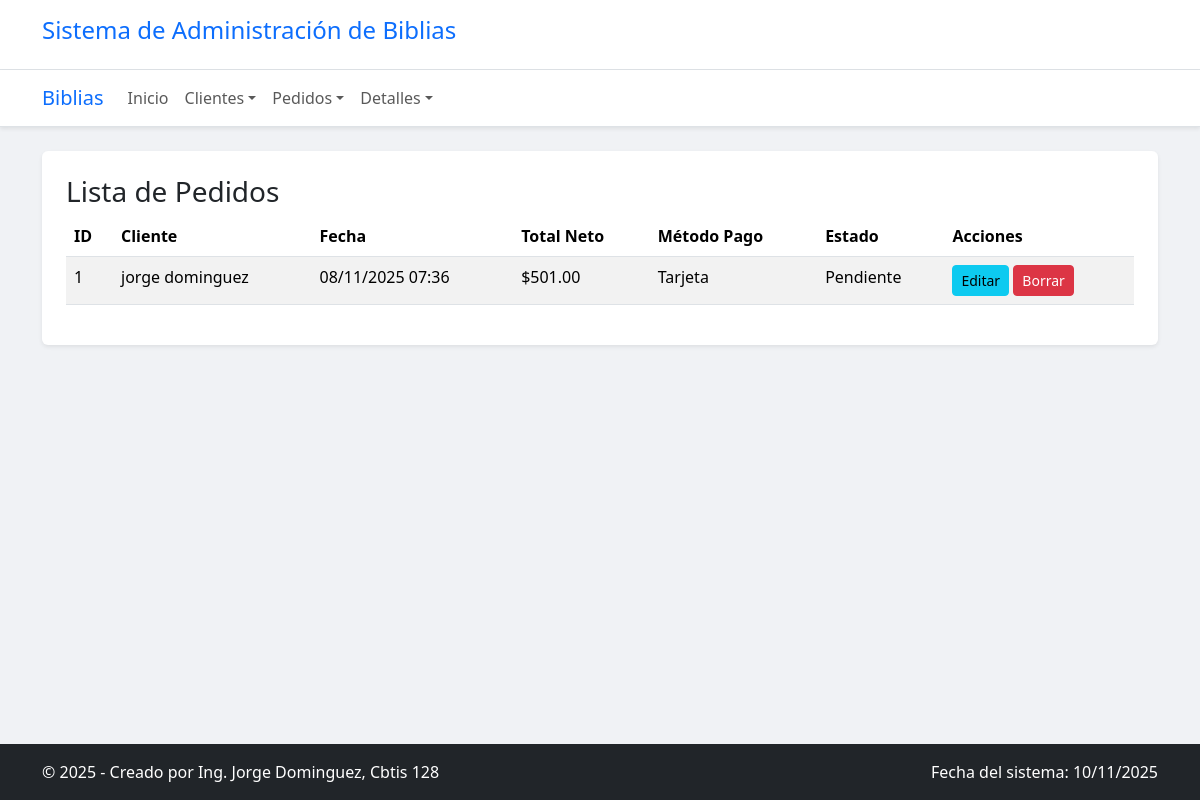
Page /pedidos/ on the committed database.
### app_Biblia/models.py (models this page shows, shortened)
class Pedido(models.Model):
    fecha_hora = models.DateTimeField(auto_now_add=True)
    total_neto = models.DecimalField(max_digits=10, decimal_places=2, default=0)
    metodo_pago = models.CharField(max_length=50)
    estado_pedido = models.CharField(max_length=50, default='Pendiente')
    impuesto_total = models.DecimalField(max_digits=10, decimal_places=2, default=0)
    costo_envio = models.DecimalField(max_digits=10, decimal_places=2, default=0)
    direccion_envio = models.CharField(max_length=255)
    cliente = models.ForeignKey(
        ClienteGlobal,
        on_delete=models.CASCADE,
        related_name="pedidos"
    )

class ClienteGlobal(models.Model):
    nombre = models.CharField(max_length=100)
    apellido = models.CharField(max_length=100)
    email = models.CharField(max_length=255, unique=True)
    fecha_nacimiento = models.DateField(null=True, blank=True)
    pais_residencia = models.CharField(max_length=100)
    codigo_postal = models.CharField(max_length=15, null=True, blank=True)
    telefono = models.CharField(max_length=20, null=True, blank=True)

### app_Biblia/views.py (the view)
# urls.py: path('pedidos/', views.ver_pedidos, name='ver_pedidos'),
def ver_pedidos(request):
    pedidos = Pedido.objects.all().order_by('-fecha_hora')
    return render(request, 'pedido/ver_pedidos.html', {'pedidos': pedidos})

### app_Biblia/templates/pedido/ver_pedidos.html
{% extends 'base.html' %}
{% block content %}
<h3>Lista de Pedidos</h3>
<table class="table table-striped">
  <thead>
    <tr>
      <th>ID</th>
      <th>Cliente</th>
      <th>Fecha</th>
      <th>Total Neto</th>
      <th>Método Pago</th>
      <th>Estado</th>
      <th>Acciones</th>
    </tr>
  </thead>
  <tbody>
    {% for p in pedidos %}
    <tr>
      <td>{{ p.id }}</td>
      <td>{{ p.cliente.nombre }} {{ p.cliente.apellido }}</td>
      <td>{{ p.fecha_hora|date:"d/m/Y H:i" }}</td>
      <td>${{ p.total_neto }}</td>
      <td>{{ p.metodo_pago }}</td>
      <td>{{ p.estado_pedido }}</td>
      <td>
        <a class="btn btn-sm btn-info" href="{% url 'actualizar_pedido' p.id %}">Editar</a>
        <a class="btn btn-sm btn-danger" href="{% url 'borrar_pedido' p.id %}">Borrar</a>
      </td>
    </tr>
    {% empty %}
    <tr><td colspan="7">No hay pedidos.</td></tr>
    {% endfor %}
  </tbody>
</table>
{% endblock %}

### app_Biblia/templates/base.html (style rules this page uses)
body { background-color: #f0f2f5; }
.btn-info { background-color: #0dcaf0; border-color: #0dcaf0; color: #000; }
.btn-danger { background-color: #dc3545; border-color: #dc3545; }

### rows in the picture
Pedido: id "1", cliente.nombre "jorge", cliente.apellido "dominguez", fecha_hora "08/11/2025 07:36", total_neto "501.00", metodo_pago "Tarjeta", estado_pedido "Pendiente"
